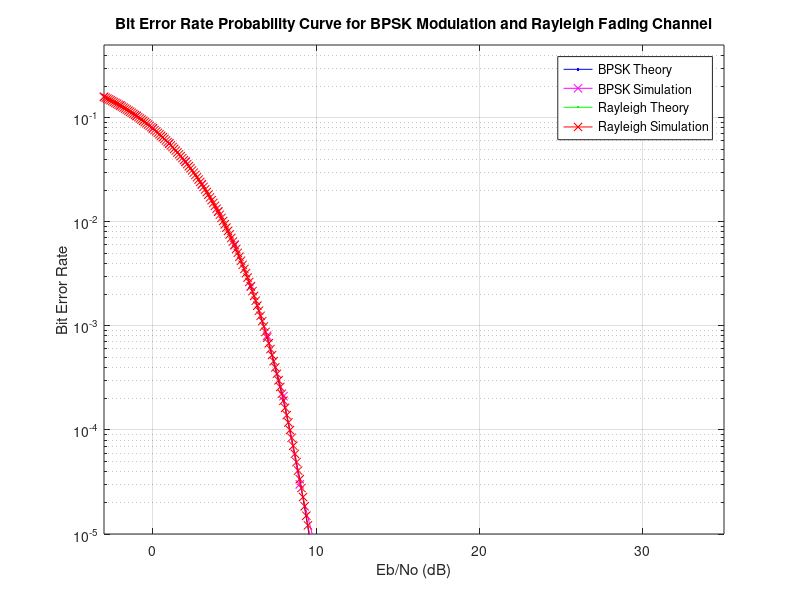

Recreate this plot in MATLAB.
##N = 10^6;
##rand('state', 100);
##randn('state', 200);
##
##% Transmitter
##input = rand(1, N) > 0.5;
##s = 2 * input - 1;
##n = 1 / sqrt(2) * (randn(1, N) + 1j * randn(1, N));
##
##Eb_No_db = -3:10;
##nErr = zeros(size(Eb_No_db));
##
##for ii = 1:length(Eb_No_db)
##    % Noise Addition
##    y = s + 10^(-Eb_No_db(ii) / 20) * n;
##
##    % Receiver
##    inputHat = real(y) > 0;
##
##    % Counting the errors
##    nErr(ii) = sum(input ~= inputHat);
##end
##
##simBer = nErr / N;
##theoryBer = 0.5 * erfc(sqrt(10.^(Eb_No_db / 10)));
##
##% Plot
##close all
##figure
##semilogy(Eb_No_db, theoryBer, 'b.-');
##hold on
##semilogy(Eb_No_db, simBer, 'mx-');
##axis([-3 10 10^-5 0.5])
##grid on
##legend('Theory', 'Simulation');
##xlabel('Eb/No (dB)');
##ylabel('Bit Error Rate');
##title('Bit Error Rate Probability Curve for BPSK Modulation');
##

N = 10^6;
rand('state', 100);
randn('state', 200);

% Transmitter
input = rand(1, N) > 0.5;
s = 2 * input - 1;
n = 1 / sqrt(2) * (randn(1, N) + 1j * randn(1, N));

Eb_No_db = -3:10;
nErr = zeros(size(Eb_No_db));

for ii = 1:length(Eb_No_db)
    % Noise Addition
    y = s + 10^(-Eb_No_db(ii) / 20) * n;

    % Receiver
    inputHat = real(y) > 0;

    % Counting the errors
    nErr(ii) = sum(input ~= inputHat);
end

simBer = nErr / N;
theoryBer = 0.5 * erfc(sqrt(10.^(Eb_No_db / 10)));

% Rayleigh Theory
rayleighTheoryEb_No = 0:0.1:35;
rayleighTheoryBer = 0.5 * (1 - sqrt(1 + 10.^(rayleighTheoryEb_No / 10)));

% Rayleigh Simulation
rayleighSimEb_No = -3:0.1:35;
rayleighSimBer = 0.5 * erfc(sqrt(10.^(rayleighSimEb_No / 10)));

% Plot
close all
figure
semilogy(Eb_No_db, theoryBer, 'b.-');
hold on
semilogy(Eb_No_db, simBer, 'mx-');
semilogy(rayleighTheoryEb_No, rayleighTheoryBer, 'g.-');
semilogy(rayleighSimEb_No, rayleighSimBer, 'rx-');
axis([-3 35 10^-5 0.5])
grid on
legend('BPSK Theory', 'BPSK Simulation', 'Rayleigh Theory', 'Rayleigh Simulation');
xlabel('Eb/No (dB)');
ylabel('Bit Error Rate');
title('Bit Error Rate Probability Curve for BPSK Modulation and Rayleigh Fading Channel');

